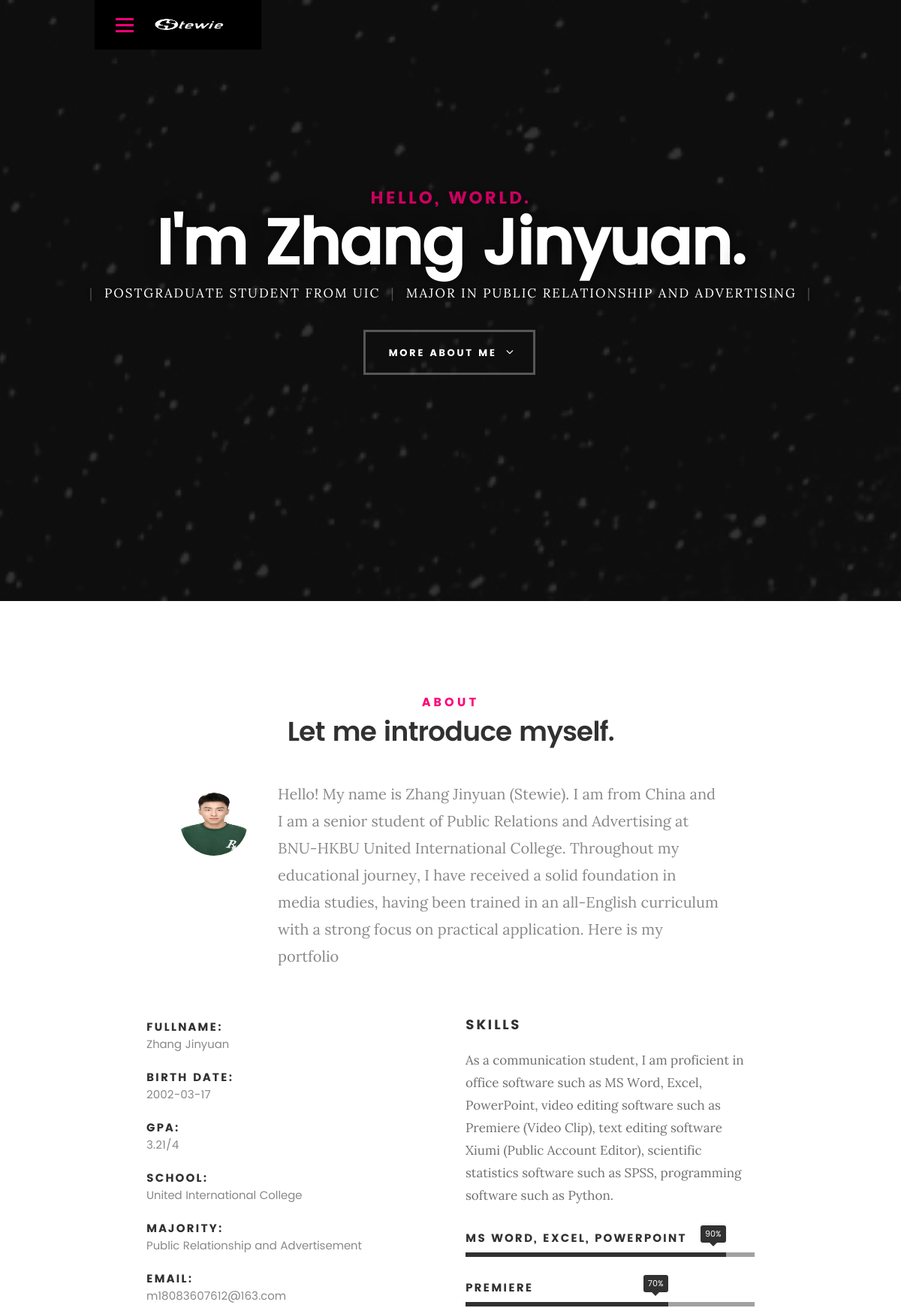
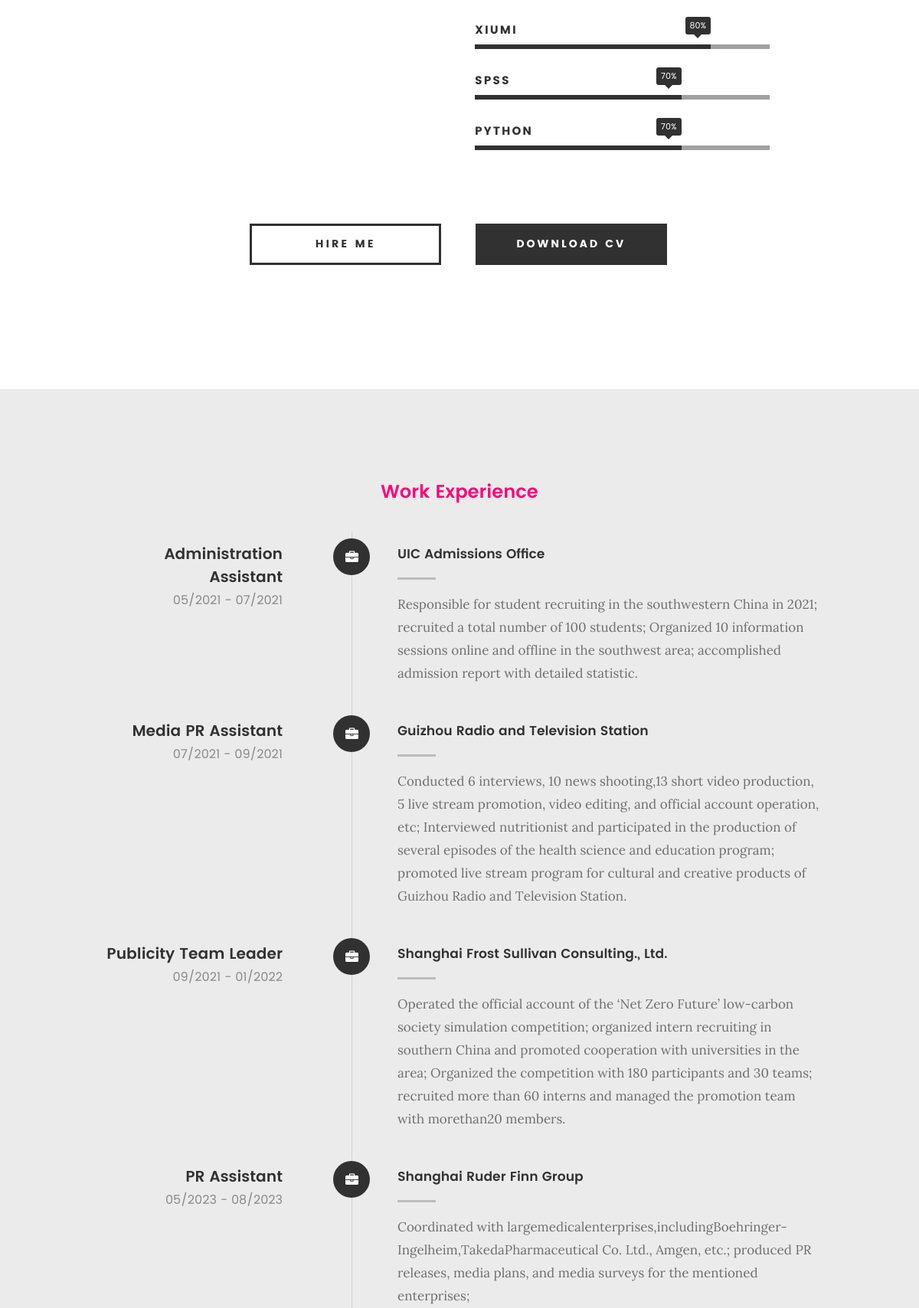
The page / (upper part) on the database its author committed (2 pictures, top to bottom).
### zjyapp/models.py (models this page shows, shortened)
class PersonalInfo(models.Model):
    name = models.CharField(max_length=100, blank=True, null=True)   # 姓名
    age = models.PositiveIntegerField(blank=True, null=True)         # 年龄
    bio = models.TextField(blank=True, null=True)                    # 个人简介
    major = models.CharField(max_length=100, blank=True, null=True)  # 专业
    school = models.CharField(max_length=100, blank=True, null=True) # 毕业院校
    birthday = models.CharField(max_length=100, blank=True, null=True)# 生日
    email = models.EmailField(blank=True, null=True)                 # Email
    gpa = models.CharField(max_length=10, blank=True, null=True)     # GPA（绩点），用文本形式表示
    class Meta:
        verbose_name_plural = "Personal Information"

class SkillIntroduction(models.Model):
    introduction = models.TextField(blank=True, null=True)  # 技能介绍
    class Meta:
        verbose_name_plural = "Skill Introduction"

### zjyapp/views.py (the view)
# urls.py: path('', index, name='index'),
def index(request):
    personal_info = PersonalInfo.objects.first()
    skill_introduction = SkillIntroduction.objects.first()
    work_experiences = WorkExperience.objects.all().order_by('start_date')
    return render(request, 'index.html', {
        'personal_info': personal_info,
        'skill_introduction': skill_introduction,
        'work_experiences': work_experiences
    })

### zjyapp/templates/index.html (shortened to what this page needs)
<!DOCTYPE html>
<html class="no-js" lang="en">
{% load static %}
<head>
	{% load static %}
	<link rel="stylesheet" href="{% static 'css/base.css' %}">
	<link rel="stylesheet" href="{% static 'css/main.css' %}">
	<link rel="stylesheet" href="{% static 'css/vendor.css' %}">
 </head>
<body id="top">
   <header>
   	<div class="row">
   		<div class="top-bar">
   			<a class="menu-toggle" href="#"><span>Menu</span></a>
	   		<div class="logo">
		         <a href="{%url 'index'%}">ZJY</a>
		      </div>
   		</div>
   	</div>
   </header>
   <section id="intro">
   	<div class="intro-overlay"></div>
   	<div class="intro-content">
   		<div class="row">
   			<div class="col-twelve">
	   			<h5>Hello, World.</h5>
	   			<h1>I'm {{ personal_info.name }}.</h1>
	   			<p class="intro-position">
	   				<span>Postgraduate student from UIC</span>
	   				<span>Major in Public Relationship and Advertising</span>
	   			</p>
	   			<a class="button stroke smoothscroll" href="#about" title="">More About Me</a>
	   		</div>
   		</div>
   	</div>
   </section>
   <section id="about">
   	<div class="row section-intro">
   		<div class="col-twelve">
   			<h5>About</h5>
   			<h1>Let me introduce myself.</h1>
   			<div class="intro-info">
   				<img src="{% static 'images/zjyprofile.jpg' %}" alt="Profile Picture">
   				<p class="lead">{{ personal_info.bio }}</p>
   			</div>
   		</div>
   	</div>
   	<div class="row about-content">
   		<div class="col-six tab-full">
   			<ul class="info-list">
   				<li>
   					<strong>Fullname:</strong>
   					<span>{{ personal_info.name }}</span>
   				</li>
   				<li>
   					<strong>Birth Date:</strong>
   					<span>{{ personal_info.birthday }}</span>
   				</li>
   				<li>
   					<strong>GPA:</strong>
   					<span>{{ personal_info.gpa }}/4</span>
   				</li>
				   <li>
					<strong>school:</strong>
					<span>{{ personal_info.school }}</span>
				</li>
   				<li>
   					<strong>Majority:</strong>
   					<span>{{ personal_info.major }}</span>
   				</li>
   				<li>
   					<strong>Email:</strong>
   					<span>m18083607612@163.com</span>
   				</li>
   			</ul>
   		</div>
   		<div class="col-six tab-full">
   			<h3>Skills</h3>
   			<p>{{skill_introduction.introduction}}</p>
				<ul class="skill-bars">
				   <li>
				   	<div class="progress percent90"><span>90%</span></div>
				   	<strong>MS Word, Excel, PowerPoint</strong>
				   </li>
				   <li>
				   	<div class="progress percent70"><span>70%</span></div>
				   	<strong>Premiere</strong>
				   </li>
				   <li>
				   	<div class="progress percent80"><span>80%</span></div>
				   	<strong>Xiumi</strong>
				   </li>
				   <li>
				   	<div class="progress percent70"><span>70%</span></div>
				   	<strong>SPSS</strong>
				   </li>
				   <li>
				   	<div class="progress percent70"><span>70%</span></div>
				   	<strong>Python</strong>
				   </li>
				</ul>
   		</div>
   	</div>
   	<div class="row button-section">
   		<div class="col-twelve">
   			<a href="#contact" title="Hire Me" class="button stroke smoothscroll">Hire Me</a>
   			<a href="{% static 'pdfs/CV_Zhang_Jinyuan.pdf' %}" title="Download CV" class="button button-primary">Download CV</a>
   		</div>
   	</div>
   </section>
	<section id="resume" class="grey-section">
   	<div class="row resume-timeline">
   		<div class="col-twelve resume-header">
   			<h2>Work Experience</h2>
   		</div>
   		<div class="col-twelve">
   			<div class="timeline-wrap">
			<div class="timeline-block">
				<div class="timeline-ico">
					<i class="fa fa-briefcase"></i>
				</div>
				<div class="timeline-header">
					<h3>Administration Assistant</h3>
					<p>05/2021 - 07/2021</p>
				</div>
				<div class="timeline-content">
					<h4>UIC Admissions Office</h4>
					<p>Responsible for student recruiting in the southwestern China in 2021; recruited a total number of 100 students; Organized 10 information sessions online and offline in the southwest area; accomplished admission report with detailed statistic. </p>
				</div>
			</div>
			<div class="timeline-block">
				<div class="timeline-ico">
					<i class="fa fa-briefcase"></i>
				</div>
				<div class="timeline-header">
					<h3>Media PR Assistant</h3>
					<p>07/2021 - 09/2021</p>
				</div>
				<div class="timeline-content">
					<h4>Guizhou Radio and Television Station</h4>
					<p>Conducted 6 interviews, 10 news shooting,13 short video production, 5 live stream promotion, video editing, and official account operation, etc; Interviewed nutritionist and participated in the production of several episodes of the health science and education program; promoted live stream program for cultural and creative products of Guizhou Radio and Television Station. </p>
				</div>
			</div>
			<div class="timeline-block">
				<div class="timeline-ico">
					<i class="fa fa-briefcase"></i>
				</div>
				<div class="timeline-header">
					<h3>Publicity Team Leader</h3>
					<p>09/2021 - 01/2022</p>
				</div>
				<div class="timeline-content">
					<h4>Shanghai Frost Sullivan Consulting., Ltd.</h4>
					<p>Operated the official account of the ‘Net Zero Future’ low-carbon society simulation competition; organized intern recruiting in southern China and promoted cooperation with universities in the area; Organized the competition with 180 participants and 30 teams; recruited more than 60 interns and managed the promotion team with morethan20 members. </p>
				</div>
			</div>
			<div class="timeline-block">
				<div class="timeline-ico">
					<i class="fa fa-briefcase"></i>
				</div>
				<div class="timeline-header">
					<h3>PR Assistant</h3>
					<p>05/2023 - 08/2023</p>
				</div>
				<div class="timeline-content">
					<h4>Shanghai Ruder Finn Group</h4>
					<p>Coordinated with largemedicalenterprises,includingBoehringer-Ingelheim,TakedaPharmaceutical Co. Ltd., Amgen, etc.; produced PR releases, media plans, and media surveys for the mentioned enterprises; </p>
				</div>
			</div>
   			</div>
   		</div>
   	</div>
	</section>
</body>
</html>

### zjyapp/static/css/base.css (style rules this page uses)
html { font-family: sans-serif; -ms-text-size-adjust: 100%; -webkit-text-size-adjust: 100%; }
body { margin: 0; }
article, aside, details, figcaption, figure, footer, header, hgroup, main, menu, nav, section, summary { display: block; }
a { background: transparent; }
b, strong { font-weight: bold; }
h1 { font-size: 2em; margin: 0.67em 0; }
img { border: 0; }
html { font-size: 62.5%; box-sizing: border-box; }
*, *::before, *::after { box-sizing: inherit; }
body { font-weight: normal; line-height: 1; text-rendering: optimizeLegibility; word-wrap: break-word; -webkit-overflow-scrolling: touch; -webkit-text-size-adjust: none; }
body, input, button { -moz-osx-font-smoothing: grayscale; -webkit-font-smoothing: antialiased; }
img, video { max-width: 100%; height: auto; }
div, dl, dt, dd, ul, ol, li, h1, h2, h3, h4, h5, h6, pre, form, p, blockquote, th, td { margin: 0; padding: 0; }
h1, h2, h3, h4, h5, h6 { -webkit-font-variant-ligatures: common-ligatures; -moz-font-variant-ligatures: common-ligatures; font-variant-ligatures: common-ligatures; text-rendering: optimizeLegibility; }
em, i { font-style: italic; line-height: inherit; }
strong, b { font-weight: bold; line-height: inherit; }
ol, ul { list-style: none; }
li { display: block; }
a { text-decoration: none; line-height: inherit; }
.row { width: 94%; max-width: 1140px; margin: 0 auto; }
.row:before, .row:after { content: ""; display: table; }
.row:after { clear: both; }
[class*="col-"], .bgrid { float: left; }
[class*="col-"] { padding: 0 20px; }
.col-six, .col-1-2 { width: 50%; }
.col-twelve, .col-full { width: 100%; }

### rows shown on the page
PersonalInfo: name "Zhang Jinyuan", bio "Hello! My name is Zhang Jinyuan (Stewie). I am from China and I am a senior student of Public Relations and Advertising at BNU-HKBU United International College. Throughout my educational journey, I have received a solid foundation in media studies, having been trained in an all-English curriculum with a strong focus on practical application. Here is my portfolio", birthday "2002-03-17", gpa "3.21", school "United International College", major "Public Relationship and Advertisement"
SkillIntroduction: introduction "As a communication student, I am proficient in office software such as MS Word, Excel, PowerPoint, video editing software such as Premiere (Video Clip), text editing software Xiumi (Public Account Editor), scientific statistics software such as SPSS, programming software such as Python."
